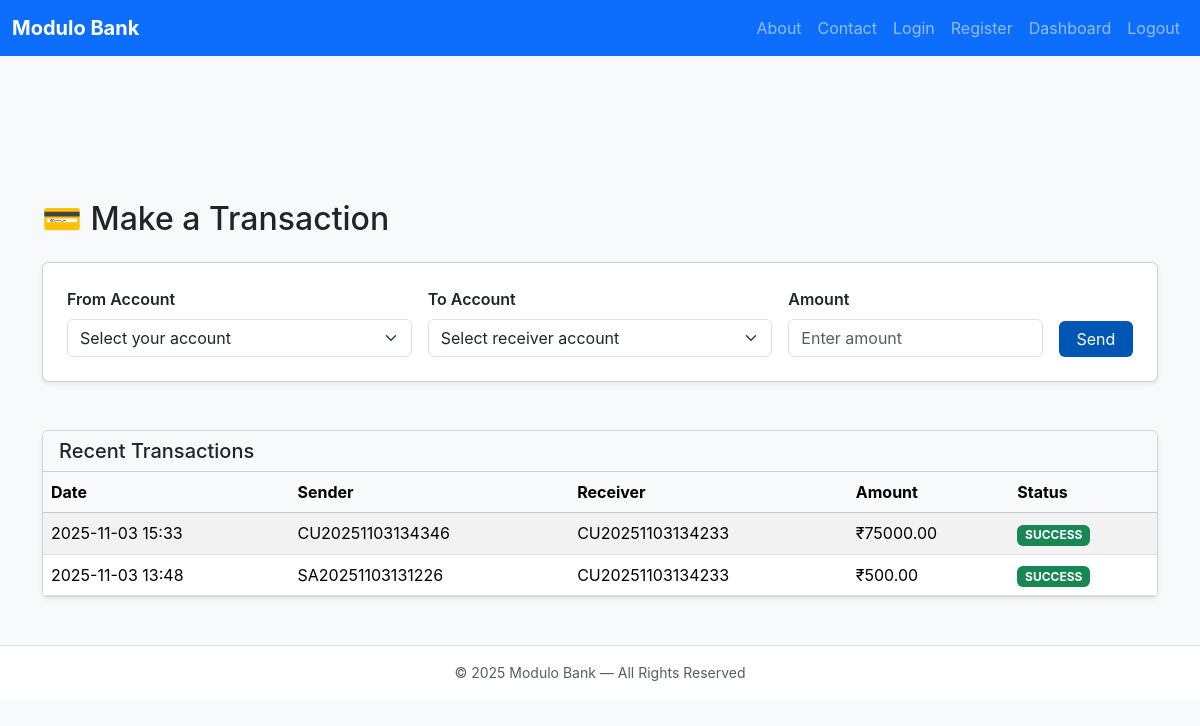
The app's page /transactions/ (signed in), older data.
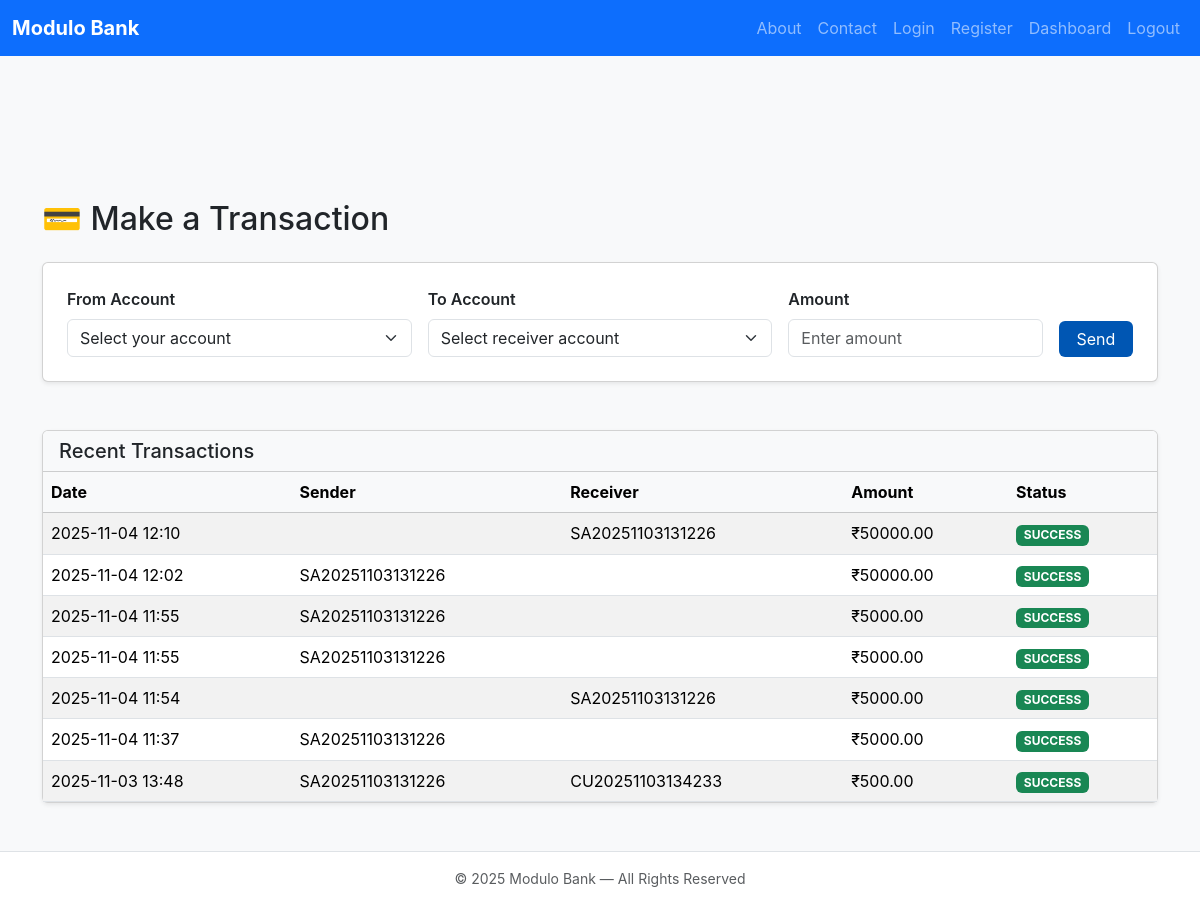
The same page, newer data.
### apps/transactions/models.py (models this page shows, shortened)
class Transaction(models.Model):
    STATUS_CHOICES = [
        ('SUCCESS', 'Success'),
        ('FAILED', 'Failed'),
        ('PENDING', 'Pending'),
    ]
    TRANSACTION_TYPES = [
        ("DEPOSIT", "Deposit"),
        ("WITHDRAWAL", "Withdrawal"),
        ("TRANSFER_IN", "Transfer In"),
        ("TRANSFER_OUT", "Transfer Out"),
    ]
    id = models.UUIDField(primary_key=True, default=uuid.uuid4, editable=False)
    sender = models.ForeignKey(
        Account, on_delete=models.CASCADE, related_name='sent_transactions',
        null=True, blank=True
    )
    receiver = models.ForeignKey(
        Account, on_delete=models.CASCADE, related_name='received_transactions',
        null=True, blank=True
    )
    amount = models.DecimalField(max_digits=12, decimal_places=2)
    timestamp = models.DateTimeField(default=timezone.now)
    status = models.CharField(max_length=10, choices=STATUS_CHOICES, default='PENDING')
    description = models.CharField(max_length=255, blank=True)
    transaction_type = models.CharField(
        max_length=20, choices=TRANSACTION_TYPES, default="DEPOSIT"
    )

### apps/accounts/models.py (models this page shows, shortened)
class Account(models.Model):
    ACCOUNT_TYPES = [
        ('SAVINGS', 'Savings'),
        ('CURRENT', 'Current'),
        ('FD', 'Fixed Deposit'),
    ]
    id = models.UUIDField(primary_key=True, default=uuid.uuid4, editable=False)
    user = models.ForeignKey(settings.AUTH_USER_MODEL, on_delete=models.CASCADE, related_name='accounts')
    account_number = models.CharField(max_length=20, unique=True)
    account_type = models.CharField(max_length=20, choices=ACCOUNT_TYPES)
    balance = models.DecimalField(max_digits=12, decimal_places=2, default=0.00)
    created_at = models.DateTimeField(default=timezone.now)
    is_active = models.BooleanField(default=True)

### apps/pages/views.py (the view, shortened to what this page needs)
# urls.py: path("transactions/", views.transactions_page, name="transactions-page"),
@login_required(login_url="/login/")
def transactions_page(request):
    user = request.user
    accounts = Account.objects.filter(user=user, is_active=True)
    message = None
    transactions = Transaction.objects.filter(
        Q(sender__user=user) | Q(receiver__user=user)
    ).order_by("-timestamp")
    return render(request, "transactions/transactions.html", {
        "accounts": accounts,
        "transactions": transactions
    })

### templates/transactions/transactions.html (shortened to what this page needs)
  {% extends "base.html" %}
  {% load static %}
  {% block content %}
  <div class="container mt-5">
    <h2 class="mb-4">💳 Make a Transaction</h2>
    <form method="POST" class="card p-4 shadow-sm mb-5">
      <div class="row g-3">
        <div class="col-md-4">
          <label class="form-label fw-semibold">From Account</label>
          <select name="from_account" class="form-select" required>
            <option value="">Select your account</option>
          </select>
        </div>
        <div class="col-md-4">
          <label class="form-label fw-semibold">To Account</label>
          <select name="to_account" class="form-select" required>
            <option value="">Select receiver account</option>
          </select>
        </div>
        <div class="col-md-3">
          <label class="form-label fw-semibold">Amount</label>
          <input type="number" name="amount" class="form-control" placeholder="Enter amount" min="1" required>
        </div>
        <div class="col-md-1 d-flex align-items-end">
          <button type="submit" class="btn btn-primary w-100">Send</button>
        </div>
      </div>
    </form>
    <div class="card shadow-sm">
      <div class="card-header bg-light">
        <h5 class="card-title mb-0">Recent Transactions</h5>
      </div>
      <div class="card-body p-0">
        <table class="table table-striped mb-0">
          <thead class="table-light">
            <tr>
              <th>Date</th>
              <th>Sender</th>
              <th>Receiver</th>
              <th>Amount</th>
              <th>Status</th>
            </tr>
          </thead>
          <tbody>
            {% if transactions %}
            {% for tx in transactions %}
            <tr>
              <td>{{ tx.timestamp|date:"Y-m-d H:i" }}</td>
              <td>{{ tx.sender.account_number }}</td>
              <td>{{ tx.receiver.account_number }}</td>
              <td>₹{{ tx.amount }}</td>
              <td>
                {% if tx.status == "SUCCESS" %}
                <span class="badge bg-success">SUCCESS</span>
                {% else %}
                <span class="badge bg-secondary">{{ tx.status }}</span>
                {% endif %}
              </td>
            </tr>
            {% endfor %}
            {% else %}
            <tr><td colspan="5" class="text-center py-3">No transactions found.</td></tr>
            {% endif %}
          </tbody>
        </table>
      </div>
    </div>
  </div>
  {% endblock %}

### templates/base.html (shortened to what this page needs)
{% load static %}
<!DOCTYPE html>
<html lang="en">
<head>
  <link href="https://cdn.jsdelivr.net/npm/bootstrap@5.3.3/dist/css/bootstrap.min.css" rel="stylesheet">
  <link rel="stylesheet" href="{% static 'css/style.css' %}">
</head>
<body class="bg-light">
<nav class="navbar navbar-expand-lg navbar-dark bg-primary mb-4">
  <div class="container-fluid">
    <a class="navbar-brand fw-bold" href="/">Modulo Bank</a>
    <ul class="navbar-nav ms-auto">
      <li class="nav-item"><a class="nav-link" href="/about/">About</a></li>
      <li class="nav-item"><a class="nav-link" href="/contact/">Contact</a></li>
      <li class="nav-item"><a class="nav-link" href="/login/">Login</a></li>
      <li class="nav-item"><a class="nav-link" href="/register/">Register</a></li>
            <li class="nav-item"><a class="nav-link" href="{% url "dashboard" %}">Dashboard</a></li>
      <li class="nav-item"><a class="nav-link" href="/logout/">Logout</a></li>
    </ul>
  </div>
</nav>
  <main class="mt-5 pt-5">
    {% block content %}{% endblock %}
  </main>
  <footer class="bg-white border-top text-center py-3 mt-5 text-muted small">
    © 2025 Modulo Bank — All Rights Reserved
  </footer>
</body>
</html>

### static/css/style.css (style rules this page uses)
body { font-family: 'Inter', 'Segoe UI', sans-serif; background-color: #f8f9fa; }
.btn-primary { background-color: #0056b3; border: none; }
footer { color: #6c757d; }

Row changes from the older to the newer data that the page shows:
removed Transaction: timestamp "2025-11-03 15:33", sender.account_number "CU20251103134346", receiver.account_number "CU20251103134233", amount "75000.00", status "SUCCESS"
added Transaction: timestamp "2025-11-04 12:10", receiver.account_number "SA20251103131226", amount "50000.00", status "SUCCESS"
added Transaction: timestamp "2025-11-04 12:02", sender.account_number "SA20251103131226", amount "50000.00", status "SUCCESS"
added Transaction: timestamp "2025-11-04 11:55", sender.account_number "SA20251103131226", amount "5000.00", status "SUCCESS"
added Transaction: timestamp "2025-11-04 11:55", sender.account_number "SA20251103131226", amount "5000.00", status "SUCCESS"
added Transaction: timestamp "2025-11-04 11:54", receiver.account_number "SA20251103131226", amount "5000.00", status "SUCCESS"
added Transaction: timestamp "2025-11-04 11:37", sender.account_number "SA20251103131226", amount "5000.00", status "SUCCESS"
